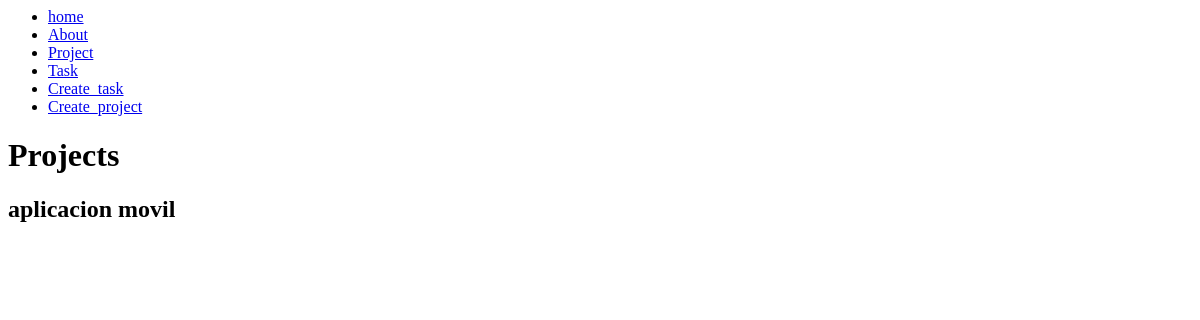
Page /projects/ on the earlier database version.
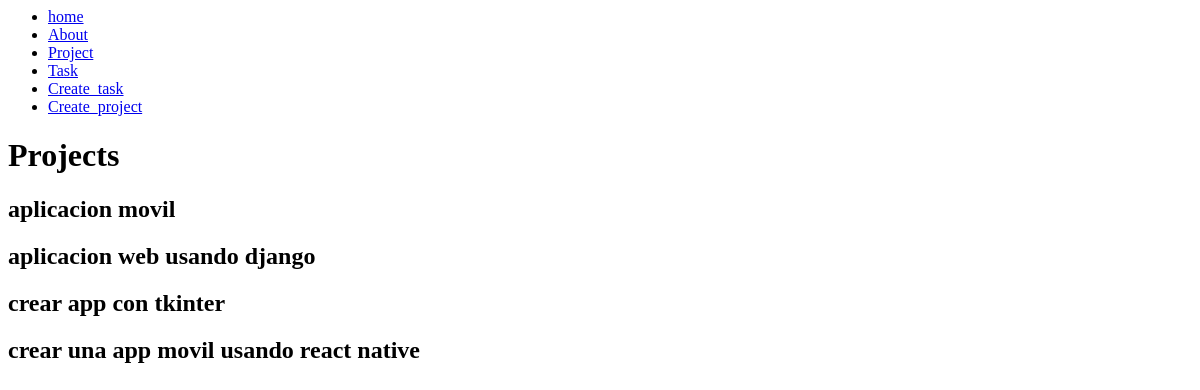
Same page on the later database version.
### myapp/models.py (models this page shows, shortened)
class Project(models.Model):
    name = models.CharField(max_length=200)

### myapp/views.py (the view)
# urls.py: path('projects/', views.projects, name="projects"),
def projects(request):
    projects = Project.objects.all()
    return render(request, 'projects/projects.html',{
        'projects':projects
        })

### myapp/templates/projects/projects.html
{% extends 'layouts/base.html' %}
{% block content %}
<h1>Projects</h1>
{% for project in projects %}
<article>
    <h1>{{project.name}}</h1>
</article>
{% endfor %}
{% endblock %}

Differences in the rows shown:
added Project: name "aplicacion web usando django"
added Project: name "crear app con tkinter"
added Project: name "crear una app movil usando react native"
